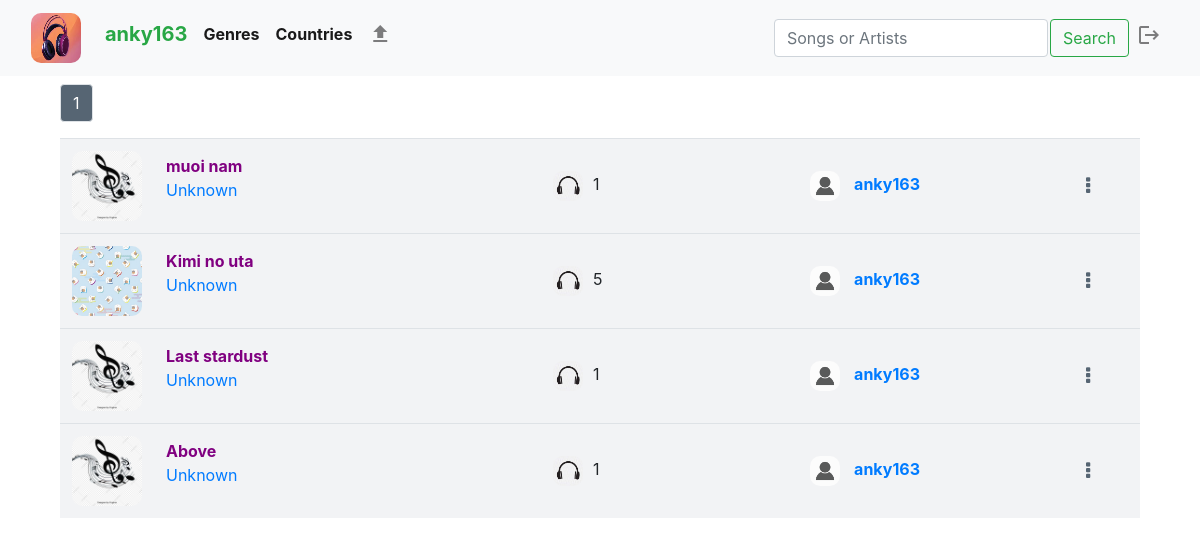
The app's page / (signed in) with its own data.
### music/models.py (models this page shows, shortened)
class User(AbstractUser):
    pass

class Song(models.Model):
    uploader = models.ForeignKey(User, on_delete=models.CASCADE, related_name="uploader")
    title = models.CharField(max_length=64, blank=False, db_column="title")
    _artists = models.CharField(max_length=64, blank=True, db_column="artists")
    _country = models.CharField(max_length=64, blank=True, db_column="country")
    _genre = models.CharField(max_length=64, blank=True, db_column="genre")
    date = models.DateTimeField(db_column="date")
    views = models.IntegerField(default=0, db_column="views")
    photo = models.ImageField(upload_to='images', blank=True, default=None)
    audio = models.FileField(upload_to='songs', blank=False, default=None)
    @property
    def artists(self):
        return self._artists
    @artists.setter
    def artists(self, artists):
        if not artists:
            self._artists = "Unknown"
        else:
            self._artists = artists
    @property
    def genre(self):
        return self._genre
    @genre.setter
    def genre(self, genre):
        if not genre or genre.lower() not in ["pop", "dance", "rock", "jazz", "traditional", "soundtrack"]:
            self._genre = "Others"
        else:
            self._genre = genre
    @property
    def country(self):
        return self._country
    @country.setter
    def country(self, country):
        if not country or country.lower() not in ["us - uk", "korea", "japan", "china", "vietnam"]:
            self._country = "Others"
        else:
            self._country = country

### music/views.py (the view)
# urls.py: path("", views.list, name="list"),
def list(request):
    tracks = Song.objects.all().order_by("date").reverse()
    pages, lists = pagination(tracks, 10)
    playlists, new_playlist_index = private_playlists(request)
    return render(request, "music/list.html", {
        "index": "index",
        "tracks": tracks,
        "pages": pages,
        "lists": lists,
        "playlists": playlists,
        "new_playlist_index": new_playlist_index
    })

### music/views.py (called while the page is built)
def pagination(tracks, number):
    pages = []
    list = []
    lists = []
    p = Paginator(tracks, number)
    for i in range(p.num_pages):
        page = p.page(i + 1)
        pages.append(page)
        list.append(i + 1)
    l = Paginator(list, 5)
    for i in range(l.num_pages):
        lists.append(l.page(i + 1))
    return pages, lists

def private_playlists(request):
    if request.user.is_authenticated:
        playlists = Playlist.objects.filter(user=request.user)
        new_playlist_index = len(playlists) + 1
    else:
        playlists = None
        new_playlist_index = 1
    return playlists, new_playlist_index

### music/templates/music/list.html (shortened to what this page needs)
{% extends "music/layout.html" %}
{% load static %}
{% block body %}
    <div id="list-page">
        {% if tracks|length != 0 %}
            <div id="paginator-navbar">
                    {% for page in pages %}
                            <div class="paginator-navbar" id="paginator-{{ page.number }}">
                                {% for list in lists %}
                                    {% if page.number >= list|first and page.number <= list|last %}
                                        <nav aria-label="Page navigation example" class="pages-list" id="list-{{ list.number }}">
                                            <ul class="pagination">
                                                {% for number in list %}
                                                    <li class="page-item"><a href="#" class="page-link" id="page-link-{{ number }}" data-page_number="{{ number }}" onclick="showPage(this.dataset.page_number)">{{ number }}</a></li>
                                                {% endfor %}
                                            </ul>
                                        </nav>
                                    {% endif %}
                                {% endfor %}
                            </div>
                    {% endfor %}
            </div>
        {% else %}
            {% if playlist %}
                <h5 style="width: 100%; margin-top: 20px; text-align: center;">
                    This playlist is empty, visit <a href="{% url 'list' %}">Here</a> to add some tracks.
                </h5>
            {% endif %}
        {% endif %}
        <div id="tracks-list" class="tracks-list">
            {% for page in pages %}
                <div class="paginator" id="page-{{ page.number }}">
                    <table class="table">
                        {% for track in page.object_list %}
                            <tr class="track-bar" id="track-{{ track.id }}" data-id="{{ track.id }}" data-page_number="{{ page.number }}" style="cursor: pointer;">
                                <td class="track-onclick" data-id="{{ track.id }}" class="track-infomation" id="track-photo">
                                    <div class="photo-div">
                                        {% if track.photo %}
                                            <img src="/music/media/{{ track.photo }}">
                                        {% else %}
                                            <img src="/static/music/media/music.jpg">
                                        {% endif %}
                                    </div>
                                </td>
                                <td class="track-onclick" data-id="{{ track.id }}" class="track-infomation" id="track-title-artists">
                                    <div id="title"><strong style="color: purple;">{{ track.title }}</strong></div>
                                    <div id="artists">
                                        <a href="{% url 'artists' track.artists %}"><p style="white-space: nowrap; text-overflow: ellipsis;">{{ track.artists }}</p></a>
                                    </div>
                                </td>
                                <td class="track-onclick" data-id="{{ track.id }}" class="track-infomation" id="track-views">
                                    <div class="hide">
                                        <img style="width: 30px; height: 30px; margin-right: 10px;" src="{% static 'music/media/headphone.jpg' %}">
                                        <span id="views-of-track-{{ track.id }}">{{ track.views }}</span>
                                    </div>
                                </td>
                                <td class="track-onclick" class="hide" data-id="{{ track.id }}" class="track-infomation" style="width: 300px;" id="track-uploader">
                                    <div>
                                        <img style="width: 30px; height: 30px; margin-right: 10px;" src="{% static 'music/media/person.png' %}">
                                        <a href="{% url 'library' track.uploader.id %}">
                                            <strong style="white-space: nowrap; text-overflow: ellipsis;">{{ track.uploader }}</strong>
                                        </a>
                                    </div>
                                </td>
                                <td class="track-infomation" id="track-download">
                                    <a style="font-size: 20px; color: #566573;" href="#" data-uploader_id="{{ track.uploader.id }}" data-track_id="{{ track.id }}" data-audio="{{ track.audio }}" onclick="showAddingTable(this)">
                                        <i id="dot-icon" class="fa fa-ellipsis-v" aria-hidden="true"></i>
                                    </a>
                                </td>
                            </tr>
                        {% endfor %}
                    </table>
                </div>
            {% endfor %}
        </div>
        <div id="placeholder">
        </div>
    </div>
{% endblock %}

### music/templates/music/layout.html (shortened to what this page needs)
{% load static %}
<!DOCTYPE html>
<html lang="en">
    <head>
            <link rel="stylesheet" href="https://stackpath.bootstrapcdn.com/bootstrap/4.4.1/css/bootstrap.min.css">
        <link rel="stylesheet" href="https://cdnjs.cloudflare.com/ajax/libs/font-awesome/4.7.0/css/font-awesome.min.css"/>
        <link href="{% static 'music/styles.css' %}" rel="stylesheet">
    </head>
    <body>
        <div class="header">
            <nav class="navbar navbar-expand-sm navbar-light bg-light">
                <div class="container-fluid">
                    <a class="navbar-brand" href="{% url 'list' %}">
                        <img id="logo" src="{% static 'music/media/lolo.jpg' %}" alt="logo">
                    </a>
                    <div class="collapse navbar-collapse" id="navbarSupportedContent">
                        <ul class="navbar-nav mr-auto">
                            {% if user.is_authenticated %}
                                <li class="nav-item">
                                    <a class="nav-link active" aria-current="page" href="{% url 'library' user.id %}"><h5 style="color: #28a745; font-weight: bold;">{{ user.username }}</h5></a>
                                </li>
                             {% endif %}
                                <li class="nav-item dropdown">
                                    <a id="genres-menu" class="nav-link active" href="{% url 'menu' 'genres' %}"><strong>Genres</strong></a>
                                </li>
                                <li class="nav-item dropdown">
                                    <a id="countries-menu" class="nav-link active" href="{% url 'menu' 'countries' %}"><strong>Countries</strong></a>
                                </li>
                            {% if user.is_authenticated %}
                                <li class="nav-item">
                                    <a id="upload-link" class="nav-link" href="{% url 'upload' %}">
                                        <span class="material-icons">
                                        </span>
                                    </a>
                                </li>
                            {% endif %}
                        </ul>
                        <form class="d-flex" action="{% url 'search' %}" method="post">
                            <input style="margin-right: 2px;" class="form-control me-2" type="search" placeholder="Songs or Artists" aria-label="Search" name="name" required>
                            <button class="btn btn-outline-success" type="submit">Search</button>
                        </form>
                        <div class="log-in" style="float: right;">
                            <ul class="navbar-nav me-auto mb-2 mb-lg-0">
                                {% if user.is_authenticated %}
                                    <li class="nav-item">
                                        <a id="logout-link" class="nav-link" aria-current="page" href="{% url 'logout' %}">
                                            <span class="material-icons">
                                            </span>
                                        </a>
                                    </li>
                                {% endif %}
                            </ul>
                        </div>
                    </div>
                </div>
            </nav>
        </div>
        <div class="body">
            {% block body %}{% endblock %}
        </div>
    </body>
</html>

### music/static/music/styles.css (style rules this page uses)
#logo { width: 50px; height: 50px; }
img { border-radius: 10px; }
ul { list-style: none; }
.header { height: auto; }
#list-page { padding-left: 5%; padding-right: 5%; height: 87vh; }
#tracks-list { width: 100%; }
#placeholder { height: 15vh; }
.table { width: 90vw; border-collapse: collapse; }
.table tr { background-color: #F2F3F5; height: auto; }
.table td { vertical-align: middle; height: 10vh; border-collapse: collapse; }
#track-title-artists { width: 30vw; overflow: hidden; }
#track-title-artists #title, #artists { width: 30vw; overflow: hidden; white-space: nowrap; text-overflow: ellipsis; }
#track-title-artists #artists { width: max-content; }
#track-photo { width: 90px; height: 90px; }
#track-photo img { width: 70px; height: 70px; }
#track-views { padding-left: 15px; width: 25vw; }
#track-download { width: 7vw; text-align: center; }
.paginator-navbar nav ul li { z-index: 1; }
#track-download #dot-icon { width: 30px; height: 30px; border-radius: 50%; display: flex; justify-content: center; align-items: center; }
.hide { display: none; }
.paginator-navbar { display: none; margin-top: 1vh; height: auto; }
@media (min-width: 700px) { .hide { display: table; } }
#library-page .smaller-headers h4, h5 { display: inline-block; color: black; }

### records on screen
User: username "anky163"
Song: title "muoi nam", artists "Unknown", views "1", uploader "anky163"
Song: photo (picture), title "Kimi no uta", artists "Unknown", views "5", uploader "anky163"
Song: title "Last stardust", artists "Unknown", views "1", uploader "anky163"
Song: title "Above", artists "Unknown", views "1", {{ track.id }} 3 (drawn), uploader "anky163"

### other values on screen
{{ number }} "1"
